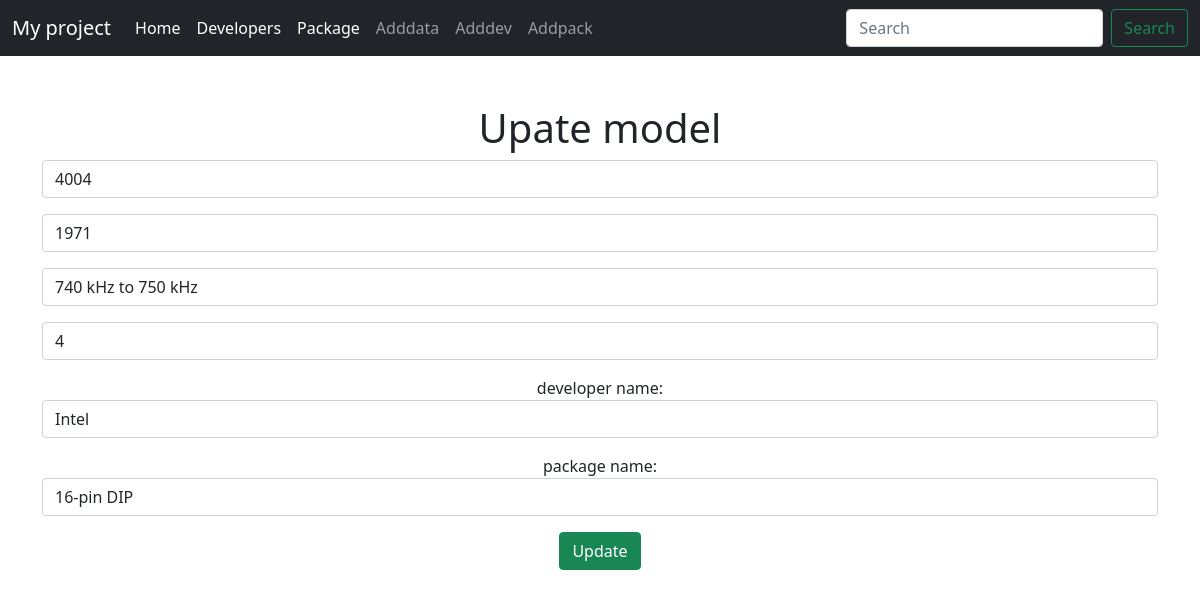
Page /update/5 on the committed database.
### TermPaper/models.py (models this page shows, shortened)
class Gen_info(models.Model):
    name = models.CharField('Name', max_length=20)
    launched = models.IntegerField('Launched(year)', max_length=20)
    clock_rate = models.CharField('Clock_rate', max_length=20)
    bit = models.IntegerField('Bit', max_length=20)
    developer = models.ForeignKey(Developer, on_delete=models.CASCADE)
    package = models.ForeignKey(Package, on_delete=models.CASCADE)

### TermPaper/views.py (the view)
# urls.py: path('update/<int:pk>', views.update, name = 'update'),
def update(request, pk):
    obj = Gen_info.objects.get(pk=pk)
    form = GForm(instance=obj)
    if request.method == "POST":
        form = GForm(request.POST or None, instance=obj)
        if form.is_valid:
            form.save()
            return redirect('home')
    return render(request, 'TermPaper/update.html', {'obj': obj, 'form': form})

### TermPaper/forms.py
class GForm(ModelForm):
    class Meta:
        model = Gen_info
        fields = '__all__'
        labels = {
        'name': '',
        'launched': '',
        'clock_rate': '',
        'bit': '',
        'developer': 'developer name',
        'package': 'package name',
        }
        widgets = {
        'name': forms.TextInput(attrs={'class': 'form-control', 'placeholder': 'name'}),
        'launched': forms.TextInput(attrs={'class': 'form-control', 'placeholder': 'launched(year)'}),
        'clock_rate': forms.TextInput(attrs={'class': 'form-control', 'placeholder': 'clock rate Hz'}),
        'bit': forms.TextInput(attrs={'class': 'form-control', 'placeholder': 'bits'}),
        'developer': forms.Select(attrs={'class': 'form-control', 'placeholder': 'developer name'}),
        'package': forms.Select(attrs={'class': 'form-control', 'placeholder': 'package name'}),
        }

### TermPaper/models.py (called while the page is built)
    def __str__(self):
        return self.dev_name

    def __str__(self):
        return self.pack_name

### TermPaper/templates/TermPaper/update.html (shortened to what this page needs)
{% extends 'TermPaper/same.html' %}
{% block body%}
        <center>
            <br>
            <h1>Upate model</h1>
            <form action = "" method="POST">
                {{ form.as_p }}
                <input type="submit" value="Update" class="btn btn-success">
            </form>
        </center>
{% endblock %}

### rows in the picture
Gen_info: name "4004", launched "1971", clock_rate "740 kHz to 750 kHz", bit "4", developer "Intel", package "16-pin DIP"
